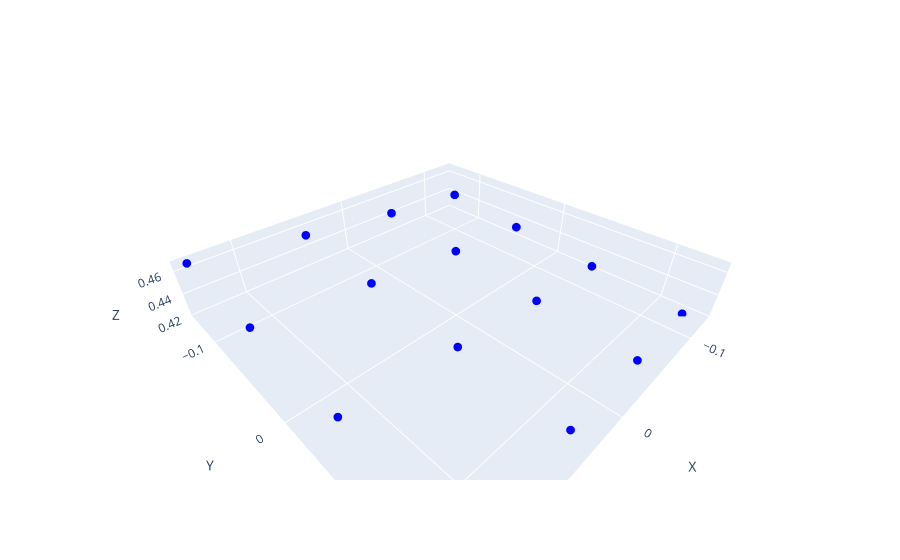

Source (notebook cell):
### Code cell
sensor_data = SPADSensorData(sensor.config)
sensor_data.process(sensor.accumulate(index=index))

data = sensor_data.get_data()

# distances = data[SPADDataType.DISTANCE]
# pt_cloud = sensor_data.calculate_point_cloud(distances=distances, subpixel_samples=5, bilinear_interpolation=True)

pt_cloud = data[SPADDataType.POINT_CLOUD]

# Flatten the point cloud for Plotly
x = pt_cloud[..., 0].flatten()
y = pt_cloud[..., 1].flatten()
z = pt_cloud[..., 2].flatten()

fig = go.Figure(data=
    [
        go.Scatter3d(x=x, y=y, z=z, mode='markers', marker=dict(color='blue', size=3)),
    ]
)

fig.update_layout(
    scene=dict(
        xaxis_title='X',
        yaxis_title='Y',
        zaxis_title='Z',
        aspectmode='data'  # or 'cube' or 'manual' with 'aspectratio'
    )
)

fig.show()

### Figure 1 — Plotly figure (JSON) as saved in the notebook; plotly's stock layout.template omitted (floating-point values rounded to 4 significant figures)
{"data": [{"marker": {"color": "blue", "size": 3}, "mode": "markers", "type": "scatter3d", "x": [-0.1277, -0.1259, -0.1241, -0.1223, -0.04377, -0.04322, -0.04251, -0.042, 0.04467, 0.04407, 0.04343, 0.04283, 0.1355, 0.1335, 0.1315, 0.1297], "y": [-0.1277, -0.0425, 0.04191, 0.1223, -0.1296, -0.04322, 0.04251, 0.1244, -0.1323, -0.04407, 0.04343, 0.1269, -0.1355, -0.04508, 0.04439, 0.1297], "z": [0.44, 0.4336, 0.4276, 0.4214, 0.4466, 0.4409, 0.4337, 0.4285, 0.4557, 0.4496, 0.4431, 0.437, 0.4668, 0.4599, 0.4529, 0.4469]}], "layout": {"scene": {"aspectmode": "data", "xaxis": {"title": {"text": "X"}}, "yaxis": {"title": {"text": "Y"}}, "zaxis": {"title": {"text": "Z"}}}}}
